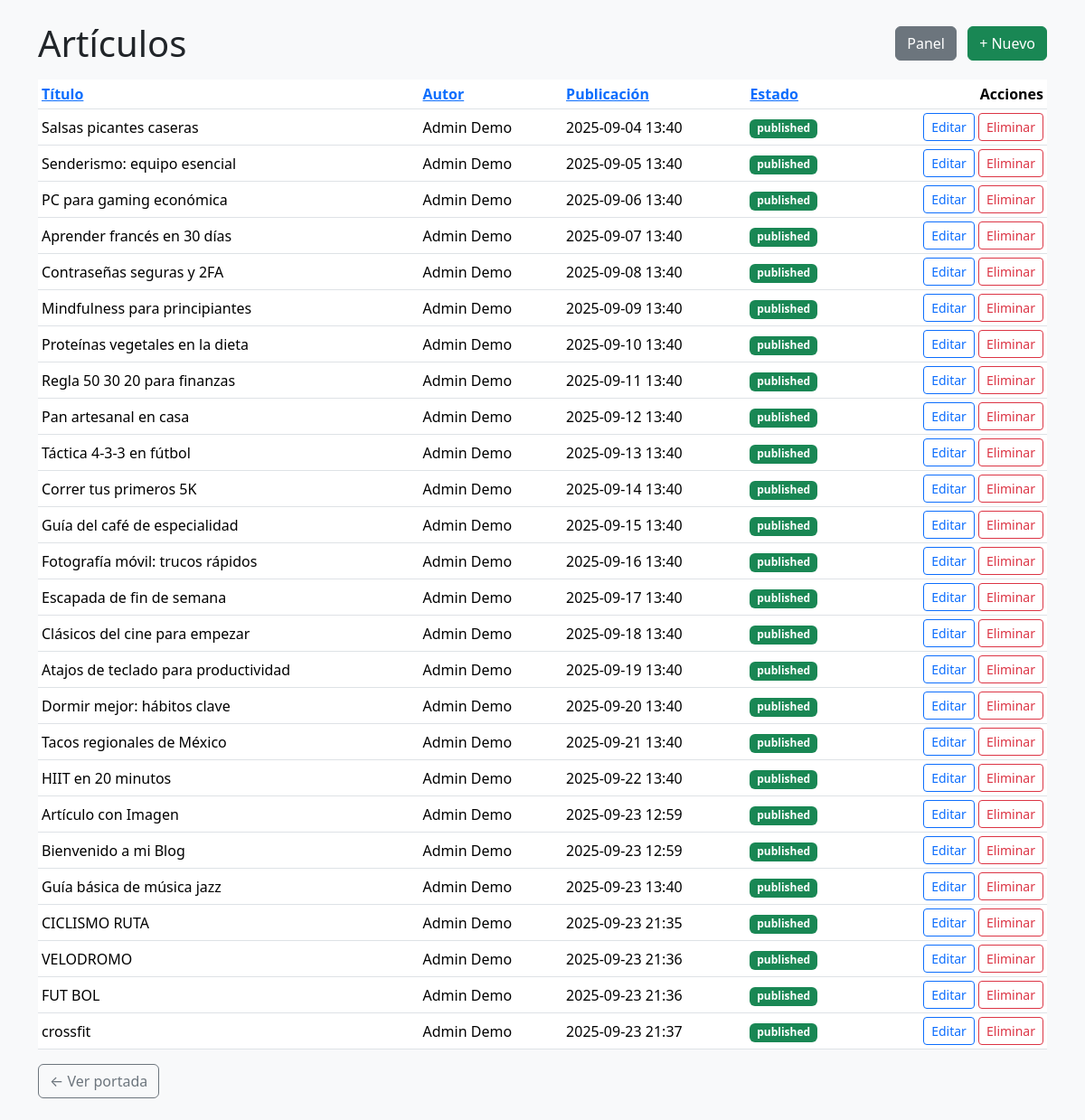
The app's page /public/admin/articulos.php?sort=date&dir=asc (signed in) with its own data.
### tables this page shows
CREATE TABLE IF NOT EXISTS `articles` (
  `id` int(10) unsigned NOT NULL AUTO_INCREMENT,
  `author_id` int(10) unsigned DEFAULT NULL,
  `title` varchar(180) NOT NULL,
  `body` mediumtext NOT NULL,
  `published_at` datetime DEFAULT NULL,
  `cover_image` varchar(255) DEFAULT NULL,
  `status` enum('draft','published') NOT NULL DEFAULT 'draft',
  `created_at` timestamp NOT NULL DEFAULT current_timestamp(),
  `updated_at` timestamp NULL DEFAULT NULL ON UPDATE current_timestamp(),
  PRIMARY KEY (`id`),
  KEY `idx_articles_published_at` (`published_at`),
  KEY `idx_articles_status` (`status`),
  KEY `idx_articles_author` (`author_id`),
  CONSTRAINT `fk_articles_author` FOREIGN KEY (`author_id`) REFERENCES `authors` (`id`) ON DELETE SET NULL ON UPDATE CASCADE
);

CREATE TABLE IF NOT EXISTS `authors` (
  `id` int(10) unsigned NOT NULL AUTO_INCREMENT,
  `name` varchar(120) NOT NULL,
  `email` varchar(160) DEFAULT NULL,
  `created_at` timestamp NOT NULL DEFAULT current_timestamp(),
  PRIMARY KEY (`id`),
  UNIQUE KEY `email` (`email`)
);

### public/admin/articulos.php (the view, shortened to what this page needs)
<?php
require_once __DIR__.'/../includes/db.php';
$sort = $_GET['sort'] ?? 'date';
$dir  = strtolower($_GET['dir'] ?? 'desc');
$dir  = $dir === 'asc' ? 'ASC' : 'DESC';
$sortMap = ['title'=>'a.title','author'=>'au.name','date'=>'a.published_at','status'=>'a.status'];
$orderBy = $sortMap[$sort] ?? $sortMap['date'];
$stmt = $pdo->query("
  SELECT a.id, a.title, a.status, a.published_at, au.name AS author
  FROM articles a
  LEFT JOIN authors au ON au.id=a.author_id
  ORDER BY $orderBy $dir, a.id DESC
");
$rows = $stmt->fetchAll();
function tdir($d){ return strtolower($d)==='asc'?'desc':'asc'; }
?>
<!DOCTYPE html><html lang="es"><head>
<link href="https://cdn.jsdelivr.net/npm/bootstrap@5.3.2/dist/css/bootstrap.min.css" rel="stylesheet">
</head><body class="bg-light"><div class="container py-4">
  <div class="d-flex justify-content-between align-items-center mb-3">
    <h1 class="mb-0">Artículos</h1>
    <div>
      <a class="btn btn-secondary me-2" href="/blog/public/admin/">Panel</a>
      <a class="btn btn-success" href="/blog/public/admin/articulo_nuevo.php">+ Nuevo</a>
    </div>
  </div>
  <div class="table-responsive">
    <table class="table table-sm align-middle">
      <thead>
        <tr>
          <th><a href="?<?= http_build_query(['sort'=>'title','dir'=>($sort==='title'?tdir($dir):'asc')]) ?>">Título</a></th>
          <th><a href="?<?= http_build_query(['sort'=>'author','dir'=>($sort==='author'?tdir($dir):'asc')]) ?>">Autor</a></th>
          <th><a href="?<?= http_build_query(['sort'=>'date','dir'=>($sort==='date'?tdir($dir):'desc')]) ?>">Publicación</a></th>
          <th><a href="?<?= http_build_query(['sort'=>'status','dir'=>($sort==='status'?tdir($dir):'asc')]) ?>">Estado</a></th>
          <th class="text-end">Acciones</th>
        </tr>
      </thead>
      <tbody>
        <?php foreach($rows as $r): ?>
          <tr>
            <td><?= htmlspecialchars($r['title']) ?></td>
            <td><?= htmlspecialchars($r['author'] ?? '—') ?></td>
            <td><?= $r['published_at'] ? date('Y-m-d H:i', strtotime($r['published_at'])) : '—' ?></td>
            <td><span class="badge bg-<?= $r['status']==='published'?'success':'secondary' ?>"><?= $r['status'] ?></span></td>
            <td class="text-end">
              <a class="btn btn-sm btn-outline-primary" href="/blog/public/admin/articulo_editar.php?id=<?= $r['id'] ?>">Editar</a>
              <form class="d-inline" method="post" action="/blog/public/admin/articulo_eliminar.php" onsubmit="return confirm('¿Eliminar definitivamente?');">
                <button class="btn btn-sm btn-outline-danger">Eliminar</button>
              </form>
            </td>
          </tr>
        <?php endforeach; ?>
      </tbody>
    </table>
  </div>
  <a class="btn btn-outline-secondary" href="/blog/public/">← Ver portada</a>
</div></body></html>

### records on screen
articles: title "Salsas picantes caseras", author.name "Admin Demo", published_at "2025-09-04 13:40", status "published"
articles: title "Senderismo: equipo esencial", author.name "Admin Demo", published_at "2025-09-05 13:40", status "published"
articles: title "PC para gaming económica", author.name "Admin Demo", published_at "2025-09-06 13:40", status "published"
articles: title "Aprender francés en 30 días", author.name "Admin Demo", published_at "2025-09-07 13:40", status "published"
articles: title "Contraseñas seguras y 2FA", author.name "Admin Demo", published_at "2025-09-08 13:40", status "published"
articles: title "Mindfulness para principiantes", author.name "Admin Demo", published_at "2025-09-09 13:40", status "published"
articles: title "Proteínas vegetales en la dieta", author.name "Admin Demo", published_at "2025-09-10 13:40", status "published"
articles: title "Regla 50 30 20 para finanzas", author.name "Admin Demo", published_at "2025-09-11 13:40", status "published"
articles: title "Pan artesanal en casa", author.name "Admin Demo", published_at "2025-09-12 13:40", status "published"
articles: title "Táctica 4-3-3 en fútbol", author.name "Admin Demo", published_at "2025-09-13 13:40", status "published"
articles: title "Correr tus primeros 5K", author.name "Admin Demo", published_at "2025-09-14 13:40", status "published"
articles: title "Guía del café de especialidad", author.name "Admin Demo", published_at "2025-09-15 13:40", status "published"
articles: title "Fotografía móvil: trucos rápidos", author.name "Admin Demo", published_at "2025-09-16 13:40", status "published"
articles: title "Escapada de fin de semana", author.name "Admin Demo", published_at "2025-09-17 13:40", status "published"
articles: title "Clásicos del cine para empezar", author.name "Admin Demo", published_at "2025-09-18 13:40", status "published"
articles: title "Atajos de teclado para productividad", author.name "Admin Demo", published_at "2025-09-19 13:40", status "published"
articles: title "Dormir mejor: hábitos clave", author.name "Admin Demo", published_at "2025-09-20 13:40", status "published"
articles: title "Tacos regionales de México", author.name "Admin Demo", published_at "2025-09-21 13:40", status "published"
articles: title "HIIT en 20 minutos", author.name "Admin Demo", published_at "2025-09-22 13:40", status "published"
articles: title "Artículo con Imagen", author.name "Admin Demo", published_at "2025-09-23 12:59", status "published"
articles: title "Bienvenido a mi Blog", author.name "Admin Demo", published_at "2025-09-23 12:59", status "published"
articles: title "Guía básica de música jazz", author.name "Admin Demo", published_at "2025-09-23 13:40", status "published"
articles: title "CICLISMO RUTA", author.name "Admin Demo", published_at "2025-09-23 21:35", status "published"
articles: title "VELODROMO", author.name "Admin Demo", published_at "2025-09-23 21:36", status "published"
articles: title "FUT BOL", author.name "Admin Demo", published_at "2025-09-23 21:36", status "published"
articles: title "crossfit", author.name "Admin Demo", published_at "2025-09-23 21:37", status "published"
